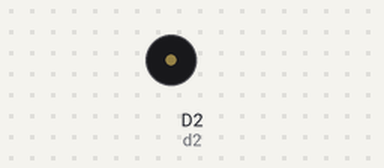
Recording of a sketch running on a simulated ESP8266 (NodeMCU). Shown: buzzer (waves = sounding).

Above: at 1.0 s.
At 2.7 s:
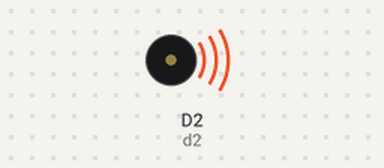
Timing chart, 0 to 3.0 s (numbered marks = the images above):
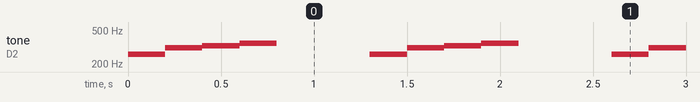

The sketch:

PassiveBuzzer.ino
```cpp
int d2=D2;
void setup()
{
 pinMode(d2, OUTPUT);
}

void loop()
{
  tone(d2,261.6); //도 출력
  delay(200);
  tone(d2,311.1); //레 출력
  delay(200);
  tone(d2,329.6); //미 출력
  delay(200);
  tone(d2,349.2); //파 출력
  delay(200);
  noTone(d2);
  delay(500);
}
```

Measured:
- by itself, tone on D2 (d2): repeats every 1.3 s: 311 Hz 0.20 s, 329 Hz 0.20 s, 349 Hz 0.20 s, silent 0.50 s, 261 Hz 0.20 s
